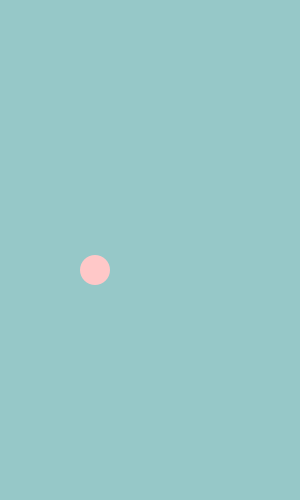
Frame 1 (no input)
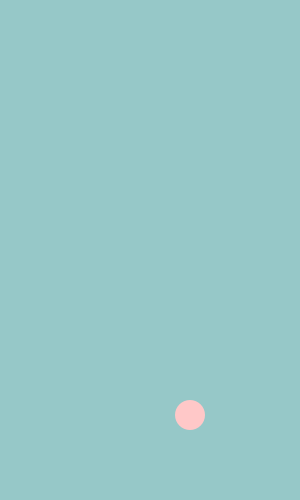
Frame 60 (the mouse pressed at the canvas centre just before this capture)
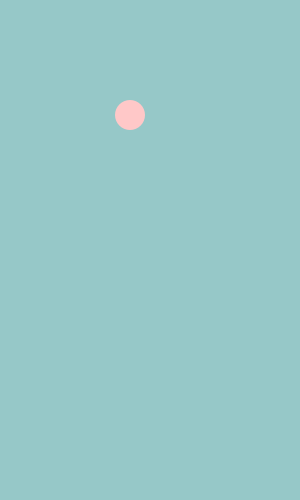
Frame 120 (the mouse held since frame 60 and released just before this capture)

The Processing sketch that drew these frames (run headless with seeded random() and noise(); from frame 60 on, the mouse is pressed at the canvas centre):

// Processing sketch: processing_8383
// ── processing_8383.pde

int size = 30;       // Width of the shape
float xpos, ypos;    // Starting position of shape    

float xspeed = 5.0;  // Speed of the shape
float yspeed = 5.0;  // Speed of the shape

int xdirection = 1;  // Left or Right
int ydirection = 1;  // Top to Bottom


void setup() 
{
  size(300, 500);
  noStroke();
  frameRate(40);
  smooth();
  // Set the starting position of the shape
  xpos = width/4;
  ypos = height/2;
}

void draw() 
{
  background(150,200,200);
  
  // Update the position of the shape
  xpos = xpos + ( xspeed * xdirection );
  ypos = ypos + ( yspeed * ydirection );
  
  // Test to see if the shape exceeds the boundaries of the screen
  // If it does, reverse its direction by multiplying by -1
  if (xpos > width-size || xpos < 0) {
    xdirection *= -1;
  }
  if (ypos > height-size || ypos < 0) {
    ydirection *= -1;
  }

  // Draw the shape
  fill(255,200,200);
  ellipse(xpos+size/2, ypos+size/2, size, size);
}
 
